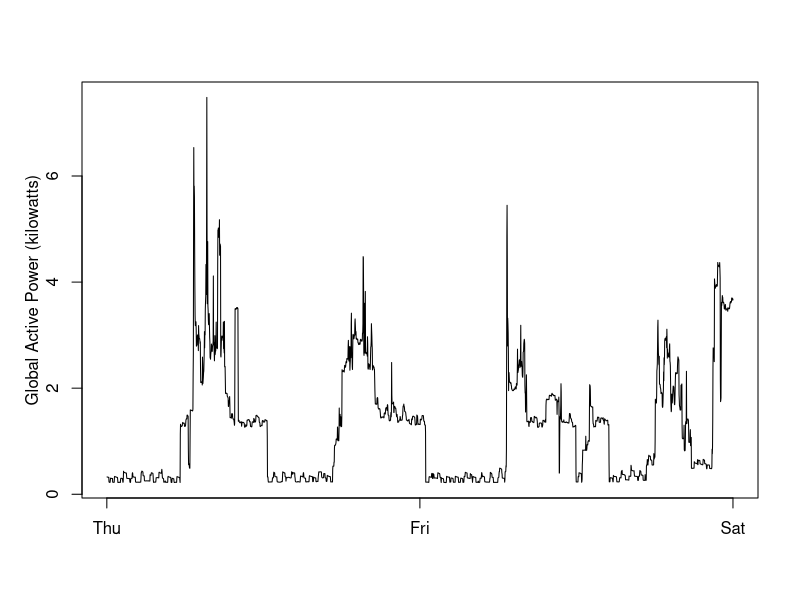

This figure's R source:
#NOTE: data has been subsetted in order to save space in computer memory
#subset file has also been uploaded to the github repository

data<-read.csv("subset_household_data.csv", header=TRUE, stringsAsFactors = FALSE)
data[,1]<-as.Date(data[,1],"%d/%m/%Y")
png(file="Plot2.png",width=480,height=480)
par(mfrow = c(1,1),  mgp = c(2,1,0))
plot(data[,3], type = "l", ylab = "Global Active Power (kilowatts)", xaxt="n", xlab="")
axis(1, at=c(0,length(data[,1])/2, length(data[,1])),labels = c("Thu", "Fri", "Sat"))
dev.off()